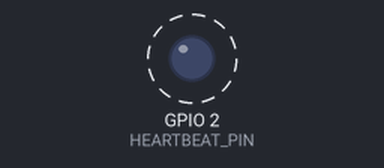
Simulated run of this sketch. Board: ESP32. Shown: output pins drawn as LEDs (lit = HIGH). Dashed ring = blinking. What the sketch prints to the serial monitor is not drawn.

Above: at 0.5 s.
Timing chart, 0 to 4.6 s (numbered marks = the images above):
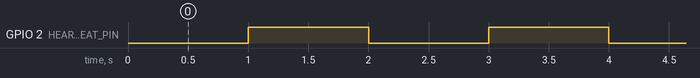

The sketch:

firmware.ino
```cpp
// CyberTube Lab 03: ESP32 Architectural Diagnostics & Boot Provenance Baseline
// Target: ESP32 DevKit V1 (ESP-WROOM-32)
// Safety Invariant: Strictly <= 3.3V DC logic bounds. Zero mains AC.

#include <Arduino.h>
#include <esp_system.h>
#include <esp_chip_info.h>

const int HEARTBEAT_PIN = 2; // Onboard diagnostic LED
unsigned long lastHeartbeat = 0;
bool heartbeatState = false;

const char* getResetReasonString(esp_reset_reason_t reason) {
  switch (reason) {
    case ESP_RST_POWERON:  return "Power-on Reset (Cold Boot)";
    case ESP_RST_EXT:      return "External Pin Reset";
    case ESP_RST_SW:       return "Software Reset (esp_restart)";
    case ESP_RST_PANIC:    return "Software Exception / Panic Reset";
    case ESP_RST_INT_WDT:  return "Interrupt Watchdog Reset";
    case ESP_RST_TASK_WDT: return "Task Watchdog Reset";
    case ESP_RST_WDT:      return "Other Watchdog Reset";
    case ESP_RST_DEEPSLEEP:return "Wakeup from Deep Sleep";
    case ESP_RST_BROWNOUT: return "Brownout Reset (Hardware Voltage Dip)";
    case ESP_RST_SDIO:     return "SDIO Reset";
    default:               return "Unknown Reset Cause";
  }
}

void setup() {
  Serial.begin(115200);
  while (!Serial && millis() < 3000);

  pinMode(HEARTBEAT_PIN, OUTPUT);

  // Retrieve hardware runtime registers
  esp_reset_reason_t resetReason = esp_reset_reason();
  uint32_t cpuFreq = getCpuFrequencyMhz();
  uint32_t xtalFreq = getXtalFrequencyMhz();
  uint32_t flashSize = ESP.getFlashChipSize();
  uint32_t flashSpeed = ESP.getFlashChipSpeed();
  uint32_t freeHeap = ESP.getFreeHeap();
  uint8_t chipRev = ESP.getChipRevision();
  esp_chip_info_t chipInfo;
  esp_chip_info(&chipInfo);

  Serial.println();
  Serial.println("==================================================");
  Serial.println("[CYBERTUBE] Lab 03: ESP32 Hardware Provenance Audit");
  Serial.println("==================================================");
  Serial.print("[HARDWARE] Chip Model:        ESP32 (Revision ");
  Serial.print(chipRev);
  Serial.println(")");
  Serial.print("[HARDWARE] CPU Cores:         ");
  Serial.println(chipInfo.cores);
  Serial.print("[HARDWARE] CPU Frequency:     ");
  Serial.print(cpuFreq);
  Serial.println(" MHz");
  Serial.print("[HARDWARE] XTAL Frequency:    ");
  Serial.print(xtalFreq);
  Serial.println(" MHz");
  Serial.print("[HARDWARE] Flash Chip Size:   ");
  Serial.print(flashSize / (1024 * 1024));
  Serial.println(" MB");
  Serial.print("[HARDWARE] Flash Bus Speed:   ");
  Serial.print(flashSpeed / 1000000);
  Serial.println(" MHz");
  Serial.print("[HARDWARE] Initial Free Heap: ");
  Serial.print(freeHeap);
  Serial.println(" bytes");
  Serial.print("[BOOT-SEC] Last Reset Reason: ");
  Serial.print(resetReason);
  Serial.print(" -> ");
  Serial.println(getResetReasonString(resetReason));
  Serial.println("==================================================");
}

void loop() {
  unsigned long now = millis();

  // 1 Hz non-blocking diagnostic heartbeat
  if (now - lastHeartbeat >= 1000) {
    lastHeartbeat = now;
    heartbeatState = !heartbeatState;
    digitalWrite(HEARTBEAT_PIN, heartbeatState ? HIGH : LOW);

    Serial.print("[HEARTBEAT] Uptime=");
    Serial.print(now / 1000);
    Serial.print("s | FreeHeap=");
    Serial.print(ESP.getFreeHeap());
    Serial.print("B | MinFreeHeap=");
    Serial.print(ESP.getMinFreeHeap());
    Serial.println("B | Status=STABLE");
  }
}
```

Measured:
- by itself, GPIO 2 (HEARTBEAT_PIN): alternates HIGH for 1.0 s and LOW for 1.0 s
